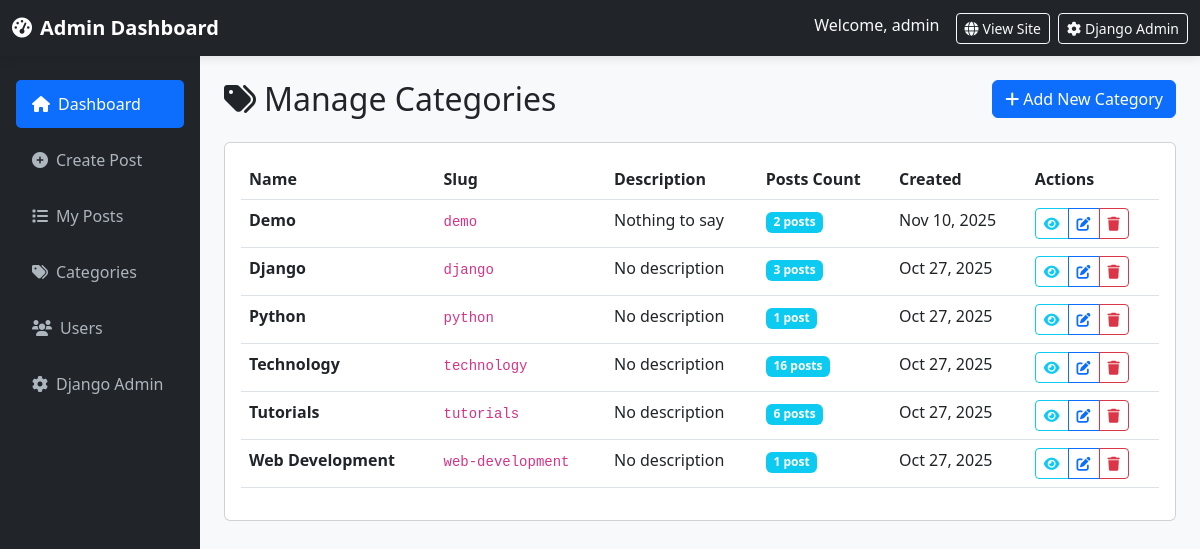
The app's page /manage/categories/ (signed in) with its own data.
### blog/models.py (models this page shows, shortened)
class Category(models.Model):
    name = models.CharField(max_length=100)
    slug = models.SlugField(unique=True)
    description = models.TextField(blank=True)
    created_at = models.DateTimeField(auto_now_add=True)
    class Meta:
        verbose_name_plural = "Categories"

### blog/views.py (the view, shortened to what this page needs)
# urls.py: path('manage/categories/', views.admin_manage_categories, name='admin_manage_categories'),
@login_required(login_url='custom_login')
def admin_manage_categories(request):
    if not request.user.is_superuser:
        return redirect('post_list')
    categories = Category.objects.all().order_by('name')
    context = {
        'categories': categories,
    }
    return render(request, 'blog/admin_manage_categories.html', context)

### templates/blog/admin_manage_categories.html (shortened to what this page needs)
{% extends 'blog/admin_dashboard.html' %}
{% block content %}
<div class="d-flex justify-content-between align-items-center mb-4 flex-wrap gap-2">
    <h2 class="mb-0"><i class="fas fa-tags me-2"></i>Manage Categories</h2>
    <button class="btn btn-primary" data-bs-toggle="modal" data-bs-target="#addCategoryModal">
        <i class="fas fa-plus me-1"></i>Add New Category
    </button>
</div>
<div class="card">
    <div class="card-body">
        {% if categories %}
        <div class="table-responsive">
            <table class="table table-hover">
                <thead>
                    <tr>
                        <th>Name</th>
                        <th>Slug</th>
                        <th>Description</th>
                        <th>Posts Count</th>
                        <th>Created</th>
                        <th>Actions</th>
                    </tr>
                </thead>
                <tbody>
                    {% for category in categories %}
                    <tr>
                        <td data-label="Name"><strong>{{ category.name }}</strong></td>
                        <td data-label="Slug"><code>{{ category.slug }}</code></td>
                        <td data-label="Description">{{ category.description|truncatewords:15|default:"No description" }}</td>
                        <td data-label="Posts">
                            <span class="badge bg-info">{{ category.posts.count }} post{{ category.posts.count|pluralize }}</span>
                        </td>
                        <td data-label="Created">{{ category.created_at|date:"M d, Y" }}</td>
                        <td data-label="Actions">
                            <div class="btn-group btn-group-sm">
                                <a href="{% url 'category_posts' category.slug %}" target="_blank" class="btn btn-outline-info" title="View">
                                    <i class="fas fa-eye"></i>
                                </a>
                                <a href="{% url 'admin_edit_category' category.slug %}" class="btn btn-outline-primary" title="Edit">
                                    <i class="fas fa-edit"></i>
                                </a>
                                <a href="{% url 'admin_delete_category' category.slug %}" class="btn btn-outline-danger" title="Delete">
                                    <i class="fas fa-trash"></i>
                                </a>
                            </div>
                        </td>
                    </tr>
                    {% endfor %}
                </tbody>
            </table>
        </div>
        {% endif %}
    </div>
</div>
{% endblock %}

### templates/blog/admin_dashboard.html (shortened to what this page needs)
<!DOCTYPE html>
<html lang="en">
<head>
	<link href="https://cdn.jsdelivr.net/npm/bootstrap@5.3.0/dist/css/bootstrap.min.css" rel="stylesheet">
	<link rel="stylesheet" href="https://cdnjs.cloudflare.com/ajax/libs/font-awesome/6.0.0/css/all.min.css">
</head>
<body>
	<nav class="navbar navbar-dark bg-dark">
		<div class="container-fluid">
			<div class="d-flex align-items-center">
				<a class="navbar-brand fw-bold mb-0" href="{% url 'admin_dashboard' %}">
					<i class="fas fa-tachometer-alt me-2"></i>Admin Dashboard
				</a>
			</div>
			<div class="d-flex">
				<span class="text-light me-3">Welcome, {{ user.username }}</span>
				<a href="{% url 'post_list' %}" class="btn btn-outline-light btn-sm me-2" target="_blank">
					<i class="fas fa-globe me-1"></i>View Site
				</a>
				<a href="/admin/" class="btn btn-outline-light btn-sm" target="_blank">
					<i class="fas fa-cog me-1"></i>Django Admin
				</a>
			</div>
		</div>
	</nav>
	<div class="container-fluid">
		<div class="row">
			<nav class="col-md-3 col-lg-2 sidebar px-3 pt-4" id="sidebar">
				<ul class="nav flex-column">
					<li class="nav-item mb-2">
						<a class="nav-link sidebar-link active" href="{% url 'admin_dashboard' %}">
							<i class="fas fa-home me-2"></i>Dashboard
						</a>
					</li>
					<li class="nav-item mb-2">
						<a class="nav-link sidebar-link" href="{% url 'admin_create_post' %}">
							<i class="fas fa-plus-circle me-2"></i>Create Post
						</a>
					</li>
					<li class="nav-item mb-2">
						<a class="nav-link sidebar-link" href="{% url 'admin_manage_posts' %}">
							<i class="fas fa-list me-2"></i>My Posts
						</a>
					</li>
					{% if user.is_superuser %}
					<li class="nav-item mb-2">
						<a class="nav-link sidebar-link" href="{% url 'admin_manage_categories' %}">
							<i class="fas fa-tags me-2"></i>Categories
						</a>
					</li>
					<li class="nav-item mb-2">
						<a class="nav-link sidebar-link" href="{% url 'admin_manage_users' %}">
							<i class="fas fa-users me-2"></i>Users
						</a>
					</li>
					<li class="nav-item mb-2">
						<a class="nav-link sidebar-link" href="/admin/" target="_blank">
							<i class="fas fa-cog me-2"></i>Django Admin
						</a>
					</li>
					{% endif %}
				</ul>
			</nav>
			<main class="col-md-9 col-lg-10 px-md-4 py-4">
				{% block content %}{% endblock %}
			</main>
		</div>
	</div>
</body>
</html>

### templates/blog/admin_dashboard.html (style rules this page uses)
body { background-color: #f8f9fa; }
.navbar { box-shadow: 0 2px 10px rgba(0,0,0,0.1); }
.sidebar { min-height: 100vh; background-color: #212529; }
.sidebar-link { color: #adb5bd; padding: 0.75rem 1rem; border-radius: 5px; display: block; text-decoration: none; }
.sidebar-link.active { color: #fff; background-color: #0d6efd; }

### records on screen
Category: name "Demo", slug "demo", description "Nothing to say", posts.count "2", created_at "Nov 10, 2025"
Category: name "Django", slug "django", description "No description", posts.count "3", created_at "Oct 27, 2025"
Category: name "Python", slug "python", description "No description", posts.count "1", created_at "Oct 27, 2025"
Category: name "Technology", slug "technology", description "No description", posts.count "16", created_at "Oct 27, 2025"
Category: name "Tutorials", slug "tutorials", description "No description", posts.count "6", created_at "Oct 27, 2025"
Category: name "Web Development", slug "web-development", description "No description", posts.count "1", created_at "Oct 27, 2025"

### other values on screen
{{ user.username }} "admin"
